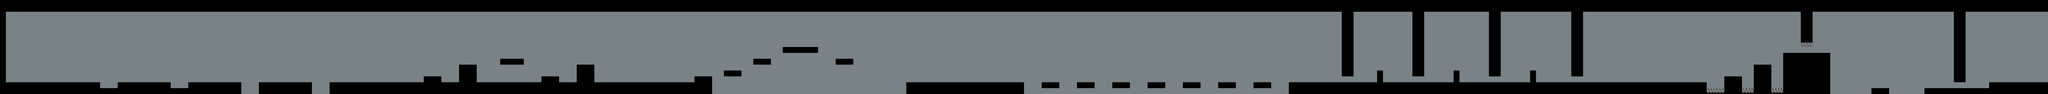

Below is a game level as drawn by its tile map, then a one-line description and the .tmx that defines it (tile-layer data replaced by summaries):
An orthogonal 348x16 tile map with 32x32 px tiles, 3 tile layers (BG, Collision, Upper-detail), 6 hidden layers not drawn, 2 tilesets.

<map version="1.2" tiledversion="1.3.2" orientation="orthogonal" renderorder="right-down" compressionlevel="0" width="348" height="16" tilewidth="32" tileheight="32" infinite="0" nextlayerid="10" nextobjectid="1">
 <tileset firstgid="1" source="prefab-tileset.tsx" />
 <tileset firstgid="4" source="proto-tileset.tsx" />
 <layer id="1" name="BG" width="348" height="16" locked="1">
  <data>[5568 cells, 5568 non-empty, 2 distinct tile ids]</data>
 </layer>
 <layer id="2" name="Collision" width="348" height="16" locked="1">
  <data>[5568 cells, 1432 non-empty, 2 distinct tile ids]</data>
 </layer>
 <layer id="7" name="Upper-detail" width="348" height="16" locked="1">
  <data>[5568 cells, 0 non-empty, 0 distinct tile ids]</data>
 </layer>
 <layer id="4" name="Pits" width="348" height="16" visible="0">
  <properties>
   <property name="prefab" value="damage-area" />
  </properties>
  <data>[5568 cells, 51 non-empty, 1 distinct tile ids]</data>
 </layer>
 <layer id="5" name="Coins" width="348" height="16" visible="0">
  <properties>
   <property name="prefab" value="coin" />
  </properties>
  <data>[5568 cells, 95 non-empty, 1 distinct tile ids]</data>
 </layer>
 <layer id="8" name="BotRespawns" width="348" height="16" visible="0">
  <properties>
   <property name="prefab" value="bot-spawner" />
  </properties>
  <data>[5568 cells, 6 non-empty, 1 distinct tile ids]</data>
 </layer>
 <layer id="9" name="PlayerRespawns" width="348" height="16" visible="0">
  <properties>
   <property name="prefab" value="player-spawner" />
  </properties>
  <data>[5568 cells, 6 non-empty, 1 distinct tile ids]</data>
 </layer>
 <layer id="6" name="Divides" width="348" height="16" visible="0">
  <data>[5568 cells, 42 non-empty, 1 distinct tile ids]</data>
 </layer>
 <layer id="3" name="Spikes" width="348" height="16" visible="0">
  <properties>
   <property name="prefab" value="full-spikes" />
  </properties>
  <data>[5568 cells, 39 non-empty, 1 distinct tile ids]</data>
 </layer>
</map>